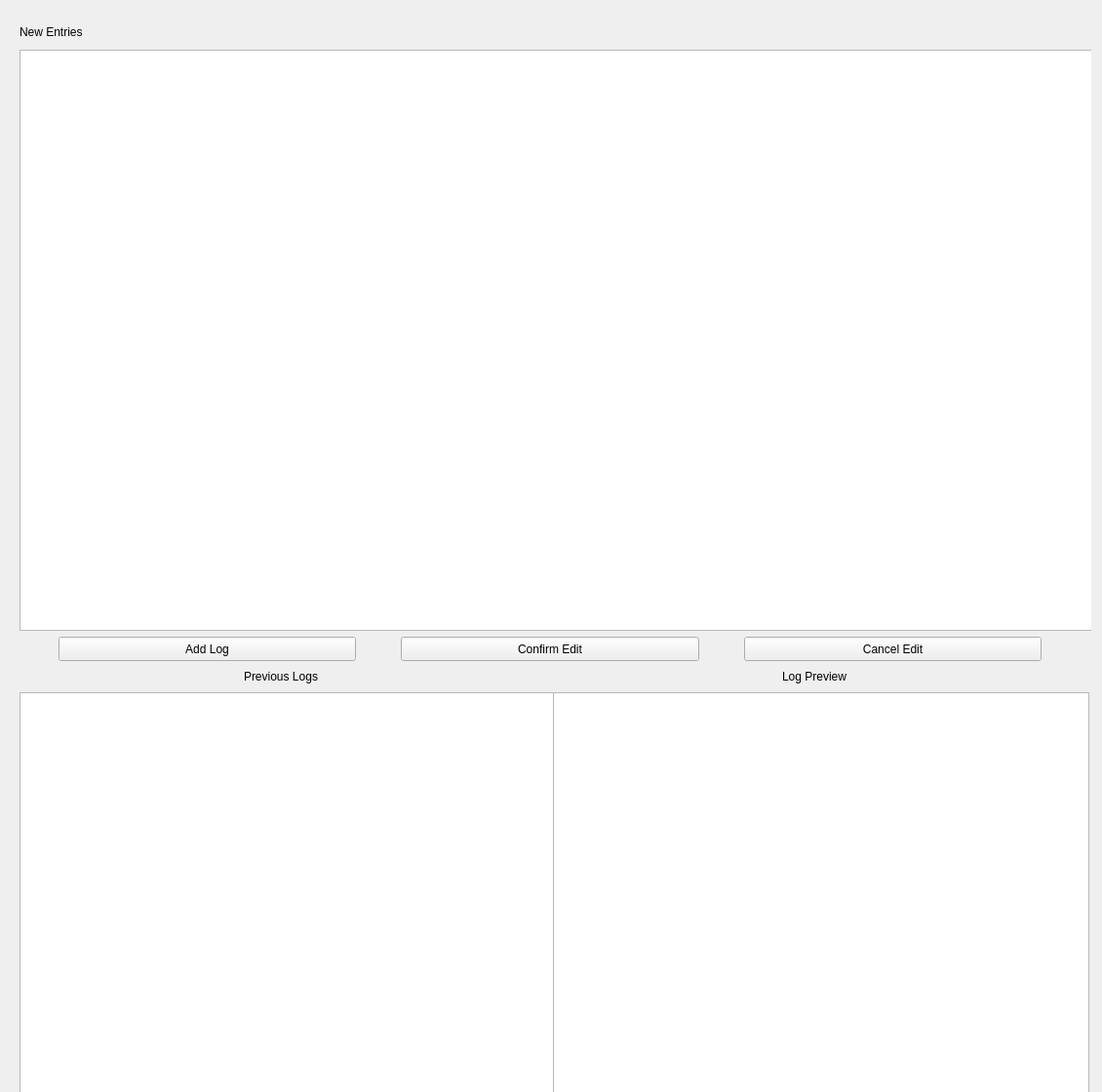
<?xml version="1.0" encoding="UTF-8"?>
<ui version="4.0">
 <class>LogWindowClass</class>
 <widget class="QWidget" name="LogWindowClass">
  <property name="geometry">
   <rect>
    <x>0</x>
    <y>0</y>
    <width>1130</width>
    <height>1120</height>
   </rect>
  </property>
  <property name="minimumSize">
   <size>
    <width>1130</width>
    <height>1120</height>
   </size>
  </property>
  <property name="maximumSize">
   <size>
    <width>1130</width>
    <height>1120</height>
   </size>
  </property>
  <property name="windowTitle">
   <string>LogWindow</string>
  </property>
  <widget class="QWidget" name="verticalLayoutWidget">
   <property name="geometry">
    <rect>
     <x>9</x>
     <y>9</y>
     <width>1110</width>
     <height>1308</height>
    </rect>
   </property>
   <layout class="QVBoxLayout" name="verticalLayout">
    <item>
     <widget class="QLabel" name="header">
      <property name="sizePolicy">
       <sizepolicy hsizetype="Minimum" vsizetype="Minimum">
        <horstretch>0</horstretch>
        <verstretch>0</verstretch>
       </sizepolicy>
      </property>
      <property name="minimumSize">
       <size>
        <width>1100</width>
        <height>25</height>
       </size>
      </property>
      <property name="text">
       <string>New Entries</string>
      </property>
     </widget>
    </item>
    <item>
     <widget class="QPlainTextEdit" name="logEditBox">
      <property name="minimumSize">
       <size>
        <width>1100</width>
        <height>500</height>
       </size>
      </property>
     </widget>
    </item>
    <item>
     <layout class="QHBoxLayout" name="horizontalLayout">
      <item>
       <spacer name="horizontalSpacer_3">
        <property name="orientation">
         <enum>Qt::Orientation::Horizontal</enum>
        </property>
        <property name="sizeType">
         <enum>QSizePolicy::Policy::Minimum</enum>
        </property>
        <property name="sizeHint" stdset="0">
         <size>
          <width>40</width>
          <height>20</height>
         </size>
        </property>
       </spacer>
      </item>
      <item>
       <widget class="QPushButton" name="addLog">
        <property name="sizePolicy">
         <sizepolicy hsizetype="Minimum" vsizetype="Fixed">
          <horstretch>0</horstretch>
          <verstretch>0</verstretch>
         </sizepolicy>
        </property>
        <property name="minimumSize">
         <size>
          <width>125</width>
          <height>25</height>
         </size>
        </property>
        <property name="text">
         <string>Add Log</string>
        </property>
       </widget>
      </item>
      <item>
       <spacer name="horizontalSpacer_2">
        <property name="orientation">
         <enum>Qt::Orientation::Horizontal</enum>
        </property>
        <property name="sizeType">
         <enum>QSizePolicy::Policy::Minimum</enum>
        </property>
        <property name="sizeHint" stdset="0">
         <size>
          <width>40</width>
          <height>20</height>
         </size>
        </property>
       </spacer>
      </item>
      <item>
       <widget class="QPushButton" name="confirmEdit">
        <property name="minimumSize">
         <size>
          <width>125</width>
          <height>25</height>
         </size>
        </property>
        <property name="text">
         <string>Confirm Edit</string>
        </property>
       </widget>
      </item>
      <item>
       <spacer name="horizontalSpacer">
        <property name="orientation">
         <enum>Qt::Orientation::Horizontal</enum>
        </property>
        <property name="sizeType">
         <enum>QSizePolicy::Policy::Preferred</enum>
        </property>
        <property name="sizeHint" stdset="0">
         <size>
          <width>40</width>
          <height>20</height>
         </size>
        </property>
       </spacer>
      </item>
      <item>
       <widget class="QPushButton" name="cancelEdit">
        <property name="minimumSize">
         <size>
          <width>125</width>
          <height>25</height>
         </size>
        </property>
        <property name="text">
         <string>Cancel Edit</string>
        </property>
       </widget>
      </item>
      <item>
       <spacer name="horizontalSpacer_4">
        <property name="orientation">
         <enum>Qt::Orientation::Horizontal</enum>
        </property>
        <property name="sizeType">
         <enum>QSizePolicy::Policy::Minimum</enum>
        </property>
        <property name="sizeHint" stdset="0">
         <size>
          <width>40</width>
          <height>20</height>
         </size>
        </property>
       </spacer>
      </item>
     </layout>
    </item>
    <item>
     <layout class="QHBoxLayout" name="horizontalLayout_2">
      <item>
       <spacer name="horizontalSpacer_6">
        <property name="orientation">
         <enum>Qt::Orientation::Horizontal</enum>
        </property>
        <property name="sizeType">
         <enum>QSizePolicy::Policy::Minimum</enum>
        </property>
        <property name="sizeHint" stdset="0">
         <size>
          <width>230</width>
          <height>20</height>
         </size>
        </property>
       </spacer>
      </item>
      <item>
       <widget class="QLabel" name="logListLabel">
        <property name="text">
         <string>Previous Logs</string>
        </property>
        <property name="alignment">
         <set>Qt::AlignmentFlag::AlignLeading|Qt::AlignmentFlag::AlignLeft|Qt::AlignmentFlag::AlignVCenter</set>
        </property>
        <property name="margin">
         <number>0</number>
        </property>
       </widget>
      </item>
      <item>
       <spacer name="horizontalSpacer_5">
        <property name="orientation">
         <enum>Qt::Orientation::Horizontal</enum>
        </property>
        <property name="sizeHint" stdset="0">
         <size>
          <width>40</width>
          <height>20</height>
         </size>
        </property>
       </spacer>
      </item>
      <item>
       <widget class="QLabel" name="logPreviewLabel">
        <property name="text">
         <string>Log Preview</string>
        </property>
       </widget>
      </item>
      <item>
       <spacer name="horizontalSpacer_7">
        <property name="orientation">
         <enum>Qt::Orientation::Horizontal</enum>
        </property>
        <property name="sizeType">
         <enum>QSizePolicy::Policy::Minimum</enum>
        </property>
        <property name="sizeHint" stdset="0">
         <size>
          <width>240</width>
          <height>20</height>
         </size>
        </property>
       </spacer>
      </item>
     </layout>
    </item>
    <item>
     <layout class="QHBoxLayout" name="horizontalLayout_3">
      <property name="spacing">
       <number>6</number>
      </property>
      <property name="sizeConstraint">
       <enum>QLayout::SizeConstraint::SetMinimumSize</enum>
      </property>
      <item>
       <widget class="QListWidget" name="logList">
        <property name="sizePolicy">
         <sizepolicy hsizetype="Fixed" vsizetype="Minimum">
          <horstretch>0</horstretch>
          <verstretch>0</verstretch>
         </sizepolicy>
        </property>
        <property name="minimumSize">
         <size>
          <width>550</width>
          <height>350</height>
         </size>
        </property>
       </widget>
      </item>
      <item>
       <widget class="QPlainTextEdit" name="logPreviewEdit">
        <property name="sizePolicy">
         <sizepolicy hsizetype="Fixed" vsizetype="MinimumExpanding">
          <horstretch>0</horstretch>
          <verstretch>0</verstretch>
         </sizepolicy>
        </property>
        <property name="minimumSize">
         <size>
          <width>550</width>
          <height>350</height>
         </size>
        </property>
       </widget>
      </item>
     </layout>
    </item>
   </layout>
  </widget>
 </widget>
 <layoutdefault spacing="6" margin="11"/>
 <resources/>
 <connections/>
</ui>
